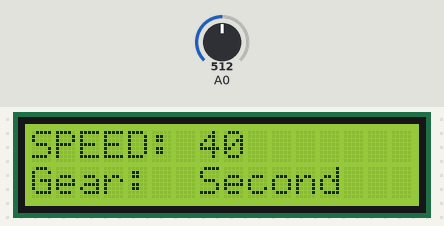
The sketch below on a simulated Arduino Uno, built with avr-gcc and run on an emulated ATmega328P. On the bench: 16×2 character LCD. The inputs (shaded band) are chosen by the test bench; at power-on: A0 = 512.

Above: at 1.2 s.
1.3 s: A0 set to 534
At 2.7 s:
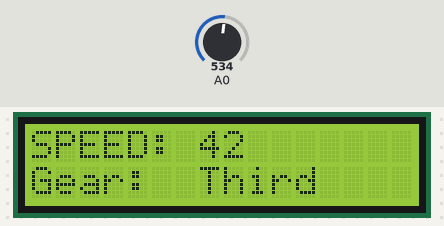
3.0 s: A0 set to 306
At 4.2 s:
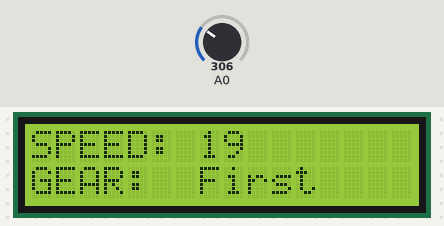
4.5 s: A0 set to 335
At 5.8 s:
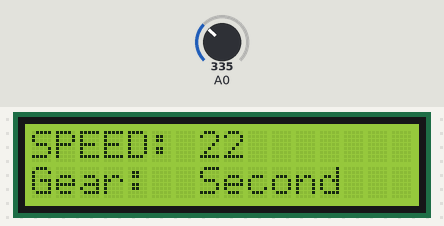
6.1 s: A0 set to 900
At 7.4 s:
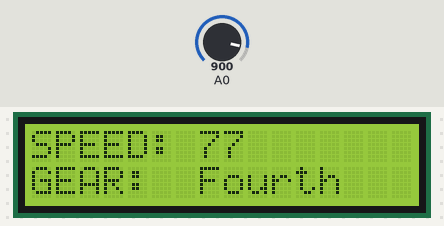
Timing chart, 0 to 8.6 s (numbered marks = the images above; inputs shaded):
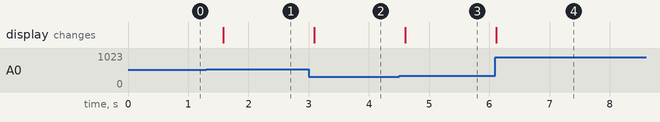

The sketch:

speedController.ino
```cpp
#include <LiquidCrystal.h>
LiquidCrystal lcd(12,11,5,4,3,2);
const int speedPin = 0;

void setup()
{
   lcd.begin(16, 2);
   lcd.clear();
   lcd.print("SPEED: ");
}

void loop()
{

    float voltage;
    int speed;
    int gear;
    voltage = getVoltage(speedPin);
    speed = (voltage*20 - 10);
    int ledPins[] = {7,8};
    // 1/2 controller is yellow LED on pin 7
    // 3/4 controller is red LED on pin 8


    //Display
    lcd.setCursor(0,0);
    lcd.print("SPEED:      ");

    if (speed < 1)
    {
      lcd.setCursor(0,0);
      lcd.print("SPEED: 0");
      lcd.setCursor(0,1);
      lcd.print("GEAR:  First ");
      digitalWrite(7, HIGH);
      digitalWrite(8, LOW);
    }

    if (speed >= 1 && speed <= 20)
    {
      lcd.setCursor(0,0);
      lcd.print("SPEED: ");
      lcd.print(speed);
      lcd.setCursor(0,1);
      lcd.print("GEAR:  First ");
      digitalWrite(7, HIGH);
      digitalWrite(8, LOW);
    }
    if (speed > 20 && speed <= 40)
    {
      lcd.setCursor(0,0);
      lcd.print("SPEED: ");
      lcd.print(speed);
      lcd.setCursor(0,1);
      lcd.print("Gear:  Second");
      digitalWrite(7, LOW);
      digitalWrite(8, LOW);
    }
    if (speed > 40 && speed <= 60)
    {
      lcd.setCursor(0,0);
      lcd.print("SPEED: ");
      lcd.print(speed);
      lcd.setCursor(0,1);
      lcd.print("Gear:  Third ");
      digitalWrite(7, LOW);
      digitalWrite(8, HIGH);
    }
    if (speed > 60)
    {
      lcd.setCursor(0,0);
      lcd.print("SPEED: ");
      lcd.print(speed);
      lcd.setCursor(0,1);
      lcd.print("GEAR:  Fourth");
      digitalWrite(7, HIGH);
      digitalWrite(8, HIGH);

    }
    //end of Display
    delay(750);
}

float getVoltage(int pin)
{
  return (analogRead(pin) * 0.004882814);
}
```

Measured:
- the behaviour switches between 522 and 523 on A0 (found by bisection; images 0 and 1)
- the behaviour switches between 317 and 318 on A0 (found by bisection; images 2 and 3)
- after the input at 1.3 s, the display: changes after 0.28 s (image 1)
- after the input at 3.0 s, the display: changes after 0.09 s (image 2)
- after the input at 4.5 s, the display: changes after 0.10 s (image 3)
- after the input at 6.1 s, the display: changes at once (image 4)
